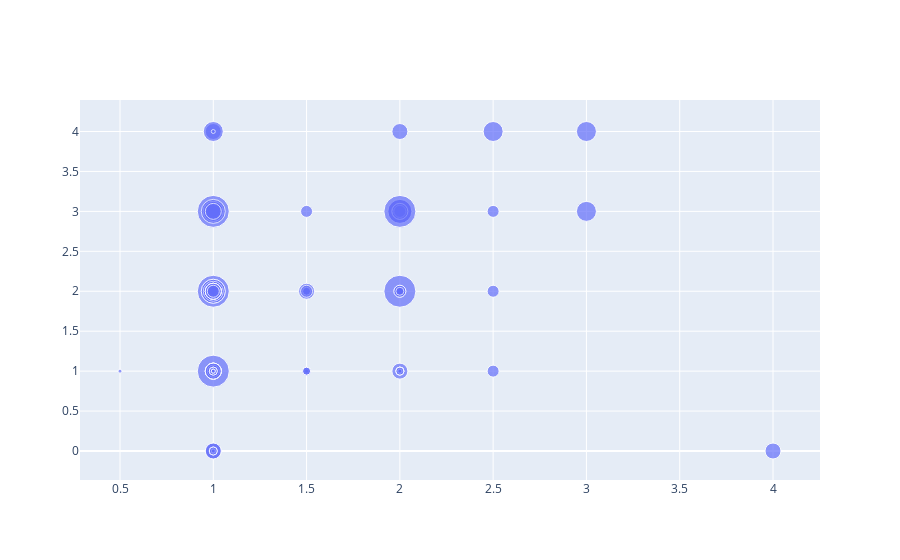

The notebook cell this image was saved under:
### Code cell
fig = go.Figure(data=[go.Scatter(
    x=latlng["bathrooms"],
    y=latlng["bedrooms"],
    mode="markers",
    marker={
    'size':latlng['beds']*4,
    'sizemin':1}
)])

fig.show()

### Figure 1 — Plotly figure (JSON) as saved in the notebook; plotly's stock layout.template omitted (floating-point values rounded to 4 significant figures; data arrays with more than 128 entries replaced by an {"elided": "..."} marker saying what was removed)
{"data": [{"marker": {"size": {"elided": "500 int values"}, "sizemin": 1}, "mode": "markers", "type": "scatter", "x": {"elided": "500 float values"}, "y": {"elided": "500 int values"}}], "layout": {"autosize": true, "xaxis": {"autorange": true, "range": [0.293, 4.231], "type": "linear"}, "yaxis": {"autorange": true, "range": [-0.4263, 4.472], "type": "linear"}}}
